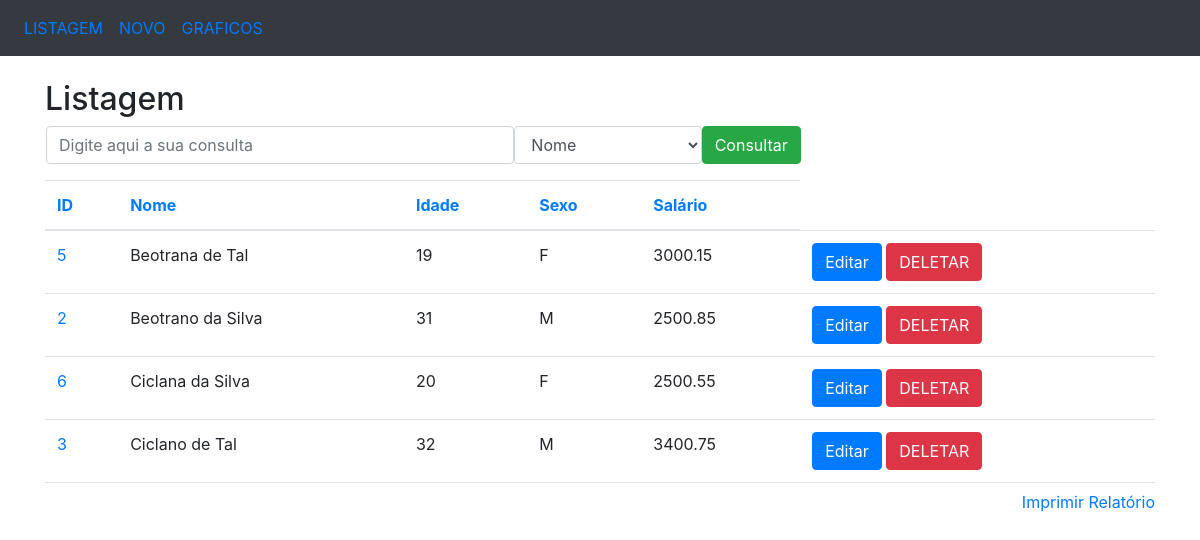
The app's page /ordenacao/nome/id with its own data.
### app/models/tables.py (models this page shows, shortened)
class Pessoa(db.Model): # será convertida em tabel
	__tablename__ = 'pessoas'
	id = db.Column(db.Integer, primary_key=True)
	nome = db.Column(db.String(50), nullable=False) # p que seja item obrigatorio
	idade = db.Column(db.Integer)
	sexo = db.Column(db.String(1)) # p M ou F
	salario = db.Column(db.Float)  # p receber centavos

### app/controllers/default.py (the view)
@app.route('/ordenacao/<campo>/<ordem_anterior>')
def ordenacao(campo='id', ordem_anterior=''):
	if campo == 'id':
		if ordem_anterior == campo:
			pessoas = Pessoa.query.order_by(Pessoa.id.desc()).all()
		else:
			pessoas = Pessoa.query.order_by(Pessoa.id).all()
	elif campo == 'nome':
		if ordem_anterior == campo:
			pessoas = Pessoa.query.order_by(Pessoa.nome.desc()).all()
		else:
			pessoas = Pessoa.query.order_by(Pessoa.nome).all()
	elif campo == 'idade':
		if ordem_anterior == campo:
			pessoas = Pessoa.query.order_by(Pessoa.idade.desc()).all()
		else:
			pessoas = Pessoa.query.order_by(Pessoa.idade).all()
	elif campo == 'sexo':
		if ordem_anterior == campo:
			pessoas = Pessoa.query.order_by(Pessoa.sexo.desc()).all()
		else:
			pessoas = Pessoa.query.order_by(Pessoa.sexo).all()
	elif campo == 'salario':
		if ordem_anterior == campo:
			pessoas = Pessoa.query.order_by(Pessoa.salario.desc()).all()
		else:
			pessoas = Pessoa.query.order_by(Pessoa.salario).all()
	else:
		pessoas = Pessoa.query.order_by(Pessoa.id).all()
	return render_template('listagem.html', pessoas=pessoas, ordem=campo)

### app/templates/listagem.html (shortened to what this page needs)
<!DOCTYPE html>
<html>
<head>
	<link rel="stylesheet" href="https://maxcdn.bootstrapcdn.com/bootstrap/4.3.1/css/bootstrap.min.css">
</head>
<body>
	<nav class="navbar navbar-expand-sm bg-dark">
		<ul class="navbar-nav">
			<li class="nav-item">
				<a class="nav-link" href="/listagem">LISTAGEM</a>
			</li>
			<li class="nav-item">
				<a class="nav-link" href="/insercao">NOVO</a>
			</li>
			<li class="nav-item">
				<a class="nav-link" href="/graficos">GRAFICOS</a>
			</li>
		</ul>
	</nav>
	<br>
	<div class="container">
		<h2>Listagem</h2>
		<form action="/consulta" method="POST" name="frm_consulta" class="ml-3">
			<div class="form-group">
				<div class="row">
					<input type="text" class="form-control col-md-5" name="consulta"
					placeholder="Digite aqui a sua consulta">
					<select class="form-control col-md-2" name="campo">
						<option value="nome">Nome</option>
					</select>
					<button type="submit" class="btn btn-success">Consultar</button>
				</div>
			</div>
		</form>
		<div style="overflow: scroll; height: 310px; width: 100%;" align="center">
			<table class="table">
				<thead>
					<tr>
						<th><a href="/ordenacao/id/{{ordem}}">ID</a></th>
						<th><a href="/ordenacao/nome/{{ordem}}">Nome</a></th>
						<th><a href="/ordenacao/idade/{{ordem}}">Idade</a></th>
						<th><a href="/ordenacao/sexo/{{ordem}}">Sexo</a></th>
						<th><a href="/ordenacao/salario/{{ordem}}">Salário</a></th>
					</tr>
				</thead>
				<tbody>
					{% for pessoa in pessoas %}
						<tr>
							<td nowrap="true">
								<a href="/selecao/{{pessoa.id}}">{{pessoa.id}}</a>
							</td>
							<td nowrap="true">{{pessoa.nome}}</td>
							<td nowrap="true">{{pessoa.idade}}</td>
							<td nowrap="true">{{pessoa.sexo}}</td>
							<td nowrap="true">{{pessoa.salario}}</td>
							<td>
								<a href="/edicao/{{pessoa.id}}"
								class="btn btn-primary" role="button">
									Editar
								</a>
								<a href="/delecao/{{pessoa.id}}"
								class="btn btn-danger" role="button">
									DELETAR
								</a>
							</td>
						</tr>
					{% endfor %}
				</tbody>
			</table>
		</div>
		<a href="#" style="float: right;" onclick="relatorio()">Imprimir Relatório</a>
	</div>
</body>
</html>

### records on screen
Pessoa: id "5", nome "Beotrana de Tal", idade "19", sexo "F", salario "3000.15"
Pessoa: id "2", nome "Beotrano da Silva", idade "31", sexo "M", salario "2500.85"
Pessoa: id "6", nome "Ciclana da Silva", idade "20", sexo "F", salario "2500.55"
Pessoa: id "3", nome "Ciclano de Tal", idade "32", sexo "M", salario "3400.75"
